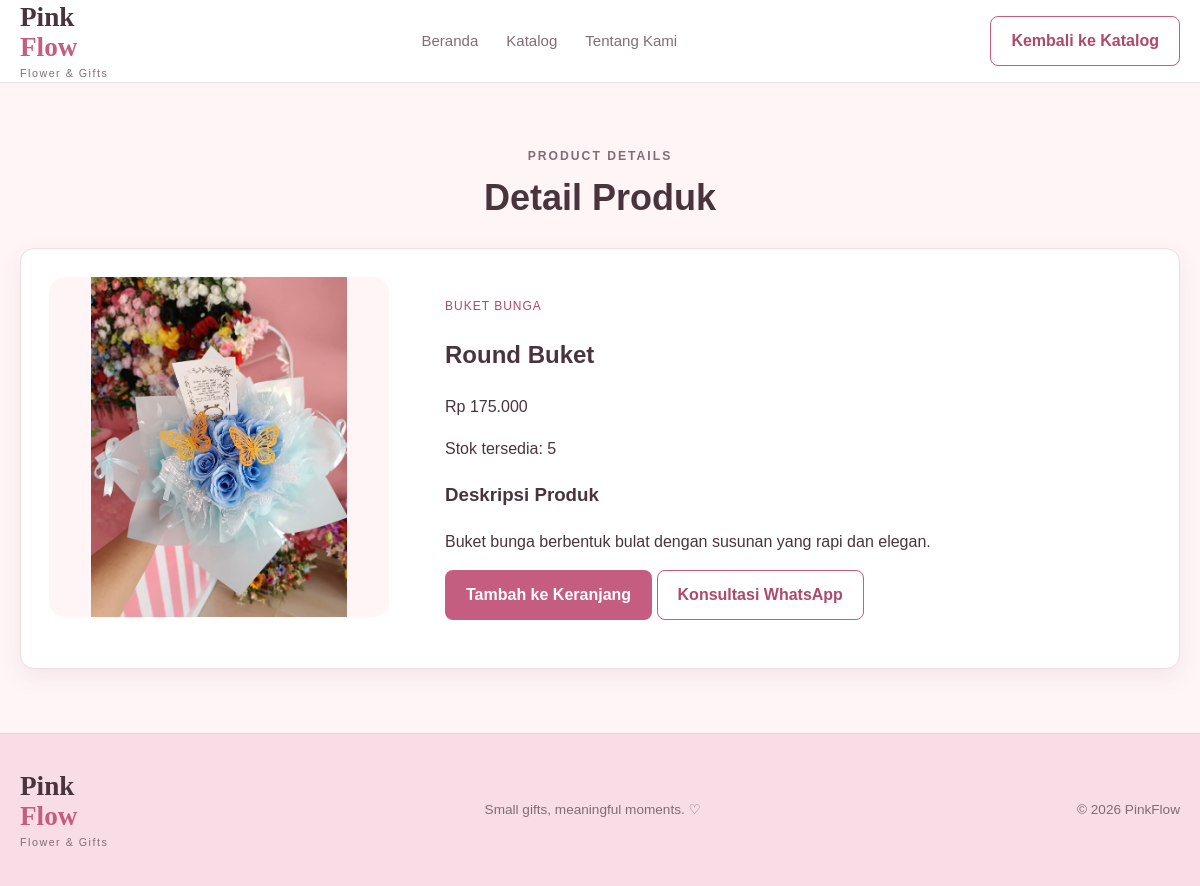
/pages/detail.php?id=9, run on the app's committed database.
### tables this page shows
CREATE TABLE `products` (
  `id` int(11) NOT NULL,
  `name` varchar(100) NOT NULL,
  `category` varchar(50) NOT NULL,
  `price` decimal(12,2) NOT NULL DEFAULT 0.00,
  `stock` int(11) NOT NULL DEFAULT 0,
  `image` varchar(255) DEFAULT NULL,
  `description` text DEFAULT NULL,
  `created_at` timestamp NOT NULL DEFAULT current_timestamp()
);

### pages/detail.php (the view, shortened to what this page needs)
<?php
require_once "../config/database.php";
$id = filter_input(INPUT_GET, "id", FILTER_VALIDATE_INT);
$stmt = $conn->prepare(
    "SELECT id, name, category, price, stock, image, description
     FROM products
     WHERE id = ?
     LIMIT 1"
);
$stmt->bind_param("i", $id);
$stmt->execute();
$result = $stmt->get_result();
$produk = $result->fetch_assoc();
$harga = "Rp " . number_format(
    (float) $produk["price"],
    0,
    ",",
    "."
);
$nomorWhatsApp = "62855242771020";
$pesanWhatsApp = "Halo PinkFlow, saya tertarik dengan produk "
    . $produk["name"]
    . ". Apakah produk ini masih tersedia?";
$linkWhatsApp = "https://wa.me/" . $nomorWhatsApp
    . "?text=" . urlencode($pesanWhatsApp);
?>
<!DOCTYPE html>
<html lang="id">
<head>
    <link rel="stylesheet" href="../assets/css/style.css">
</head>
<body>
<header class="navbar">
    <div class="container navbar-inner">
        <a href="../index.php" class="brand">
            Pink<span>Flow</span>
            <small>Flower & Gifts</small>
        </a>
        <nav class="nav-links">
            <a href="../index.php">Beranda</a>
            <a href="../index.php#produk">Katalog</a>
            <a href="../index.php#tentang">Tentang Kami</a>
        </nav>
        <a href="../index.php#produk" class="btn btn-outline">
            Kembali ke Katalog
        </a>
    </div>
</header>
<main>
    <section>
        <div class="container">
            <div class="section-heading">
                <p class="eyebrow">PRODUCT DETAILS</p>
                <h2>Detail Produk</h2>
            </div>
            <div class="card">
                <div class="product-detail-grid">
                    <div class="product-detail-image">
                        <?php if (!empty($produk["image"])): ?>
                            <img
                                src="../assets/images/<?= htmlspecialchars($produk["image"]) ?>"
                                alt="<?= htmlspecialchars($produk["name"]) ?>"
                            >
                        <?php else: ?>
                            <div class="product-placeholder">
                                ♡
                            </div>
                        <?php endif; ?>
                    </div>
                    <div class="product-detail-content">
                        <p class="product-category">
                            <?= htmlspecialchars($produk["category"]) ?>
                        </p>
                        <h1>
                            <?= htmlspecialchars($produk["name"]) ?>
                        </h1>
                        <p class="product-detail-price">
                            <?= $harga ?>
                        </p>
                        <p class="product-stock">
                            Stok tersedia:
                            <?= (int) $produk["stock"] ?>
                        </p>
                        <div class="product-description">
                            <h3>Deskripsi Produk</h3>
                            <p>
                                <?php if (!empty($produk["description"])): ?>
                                    <?= nl2br(htmlspecialchars($produk["description"])) ?>
                                <?php else: ?>
                                    Belum ada deskripsi untuk produk ini.
                                <?php endif; ?>
                            </p>
                        </div>
                        <?php if ((int) $produk["stock"] > 0): ?>
                            <a
                                href="cart.php?add=<?= (int) $produk['id'] ?>"
                                class="btn btn-primary"
                            >
                                Tambah ke Keranjang
                            </a>
                            <a
                                href="<?= htmlspecialchars($linkWhatsApp) ?>"
                                class="btn btn-outline"
                                target="_blank"
                                rel="noopener noreferrer"
                            >
                                Konsultasi WhatsApp
                            </a>
                        <?php else: ?>
                            <button class="btn btn-outline" disabled>
                                Stok Habis
                            </button>
                        <?php endif; ?>
                    </div>
                </div>
            </div>
        </div>
    </section>
</main>
<footer class="footer">
    <div class="container footer-inner">
        <a href="../index.php" class="brand">
            Pink<span>Flow</span>
            <small>Flower & Gifts</small>
        </a>
        <p>Small gifts, meaningful moments. ♡</p>
        <p>© <?= date("Y") ?> PinkFlow</p>
    </div>
</footer>
</body>
</html>

### assets/css/style.css (style rules this page uses)
:root { --pink-50: #fff5f7; --pink-100: #fce7ed; --pink-200: #f4ccd8; --pink-300: #e8a9bd; --pink-500: #c45d80; --pink-600: #ad496c; --text-main: #49343e; --text-muted: #806d76; --white: #ffffff; --border: #f0dce3; --shadow: 0 8px 24px rgba(95, 47, 65, 0.08); --radius-sm: 8px; --radius-md: 14px; --radius-lg: 22px; --container-width: 1200px; }
* { box-sizing: border-box; }
html { scroll-behavior: smooth; }
body { margin: 0; font-family: Arial, Helvetica, sans-serif; color: var(--text-main); background: var(--pink-50); line-height: 1.6; }
img { display: block; max-width: 100%; }
a { color: inherit; text-decoration: none; }
.container { width: min(100% - 40px, var(--container-width)); margin-inline: auto; }
section { padding-block: 64px; }
.section-heading { margin-bottom: 28px; text-align: center; }
.section-heading h2 { margin: 0 0 8px; font-size: clamp(1.7rem, 3vw, 2.4rem); line-height: 1.2; }
.section-heading p { margin: 0; color: var(--text-muted); }
.section-heading .eyebrow { margin-bottom: 10px; }
.btn { display: inline-flex; justify-content: center; align-items: center; gap: 8px; min-height: 44px; padding: 11px 20px; border: 1px solid transparent; border-radius: var(--radius-sm); font-weight: 600; cursor: pointer; transition: 0.2s ease; }
.btn-primary { color: var(--white); background: var(--pink-500); }
.btn-outline { color: var(--pink-600); background: transparent; border-color: var(--pink-500); }
.card { overflow: hidden; background: var(--white); border: 1px solid var(--border); border-radius: var(--radius-md); box-shadow: var(--shadow); }
.navbar { position: sticky; top: 0; z-index: 100; background: rgba(255, 255, 255, 0.94); border-bottom: 1px solid var(--border); backdrop-filter: blur(12px); }
.navbar-inner { min-height: 82px; display: flex; align-items: center; justify-content: space-between; gap: 28px; }
.brand { display: inline-flex; flex-direction: column; font-family: Georgia, serif; font-size: 1.7rem; font-weight: 700; line-height: 1.1; }
.brand span { color: var(--pink-500); }
.brand small { margin-top: 5px; color: var(--text-muted); font-family: Arial, sans-serif; font-size: 0.67rem; font-weight: 400; letter-spacing: 1.5px; }
.nav-links { display: flex; align-items: center; gap: 28px; }
.nav-links a { color: var(--text-muted); font-size: 0.94rem; transition: color 0.2s ease; }
.eyebrow { color: var(--pink-600); font-size: 0.76rem; font-weight: 700; letter-spacing: 2px; }
.product-category { margin: 0 0 5px; color: var(--pink-600); font-size: 0.75rem; text-transform: uppercase; letter-spacing: 1px; }
.footer { padding-block: 38px; background: #f8dce6; border-top: 1px solid #f0d0dc; }
.footer-inner { display: flex; align-items: center; justify-content: space-between; gap: 20px; }
.footer-inner .brand { color: var(--text-main); }
.footer-inner p { color: var(--text-muted); font-size: 0.85rem; line-height: 1.8; }
.product-detail-grid { display: grid; grid-template-columns: minmax(0, 360px) minmax(0, 1fr); gap: 36px; align-items: start; padding: 28px; }
.product-detail-image { width: 100%; max-width: 360px; height: 360px; overflow: hidden; border-radius: 16px; background: var(--pink-100); }
.product-detail-image img { display: block; width: 100%; height: 100%; object-fit: contain; object-position: center; }
.product-detail-content { min-width: 0; padding: 20px; }

### pages/detail.php (style rules this page uses)
.product-detail-grid { display: grid !important; grid-template-columns: 340px minmax(0, 1fr) !important; gap: 36px !important; align-items: start !important; }
.product-detail-grid .product-detail-image { width: 340px !important; max-width: 100% !important; height: 340px !important; max-height: 340px !important; overflow: hidden !important; display: flex !important; align-items: center !important; justify-content: center !important; background: #fff5f7; border-radius: 16px; }
.product-detail-grid .product-detail-image img { width: 100% !important; height: 100% !important; max-width: 100% !important; max-height: 100% !important; object-fit: contain !important; object-position: center !important; display: block !important; }

### data on the page
products: image+name (picture), category "BUKET BUNGA", name "Round Buket", price "Rp 175.000", stock "5", description "Buket bunga berbentuk bulat dengan susunan yang rapi dan elegan."
